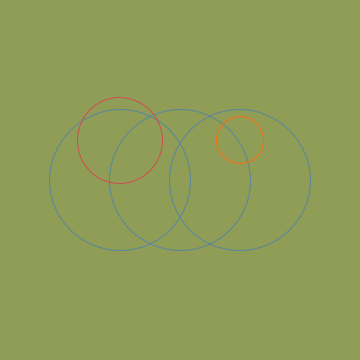
Frame 1 (no input)
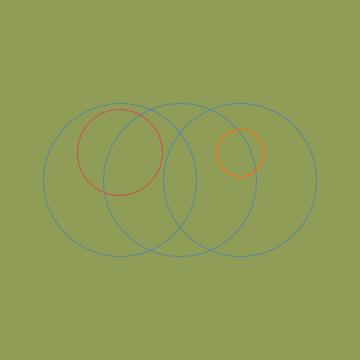
Frame 60 (the mouse pressed at the canvas centre just before this capture)
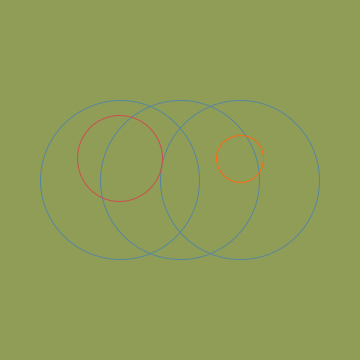
Frame 120 (the mouse held since frame 60 and released just before this capture)

The Processing sketch that drew these frames (run headless with seeded random() and noise(); from frame 60 on, the mouse is pressed at the canvas centre):

// Processing sketch: processing_136877
// ── processing_136877.pde

//Clock
//By Joe Brennan
float seconds, minutes, hours;

void setup() {
  size(360, 360);
  smooth(16);
}

void draw() {
  background(144, 157, 87);
  seconds = second();
  minutes = minute();
  hours = hour();

  float secondRot = map(seconds, 0, 59, 0, 360);
  float hourRot = map(hours, 0, 23, 0, 360);
  float minuteRot = map(minutes, 0, 59, 0, 360);
  
  //SECONDS//

  pushMatrix(); // Left second circle
  noFill();
  stroke(87, 134, 157);
  ellipse(120, height/2, secondRot, secondRot);
  //stroke(0);
  strokeWeight(5);
  popMatrix();
  
  pushMatrix(); // Right Second circle
  noFill();
  strokeWeight(1);
  ellipse(240, height/2, secondRot, secondRot);
  popMatrix();
  
  pushMatrix(); // Center second circle
  strokeWeight(1);
  noFill();
  ellipse(width/2, height/2, secondRot, secondRot);
  popMatrix();
  
  //Minutes//
  
  pushMatrix();
  noFill();
  stroke(203, 78, 78);
  strokeWeight(1);
  ellipse(120, secondRot, minuteRot, minuteRot);
  noStroke();
  popMatrix();
  
  //HOURS//
  
  pushMatrix();
  noFill();
  stroke(255, 104, 15);
  strokeWeight(1);
  ellipse(240, secondRot, hourRot, hourRot);
  popMatrix();

  println("The current time is:" + (int)hours + ":" + (int)minutes + ":" + (int)seconds);
}
